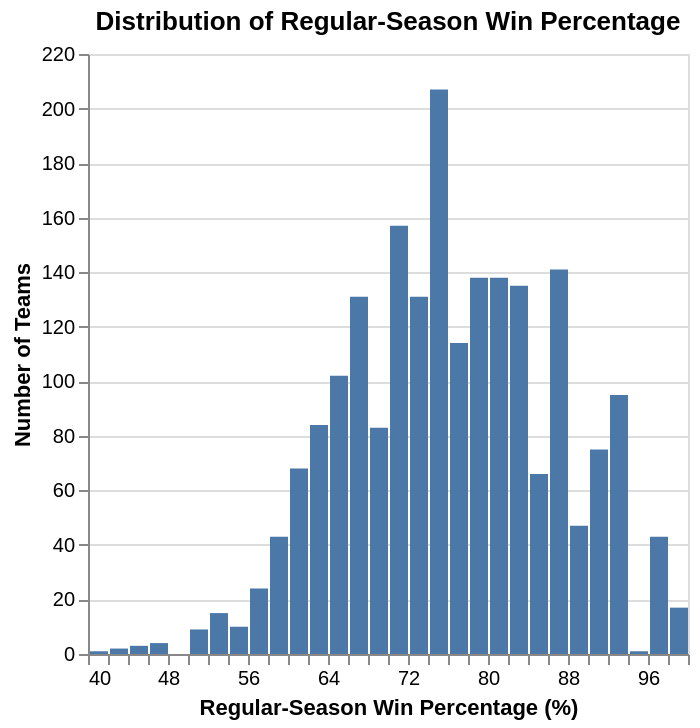

Write notebook code for a chart like this one.
### Markdown cell above
<div style="background-color: #f0f0f0; padding: 10px;">
    
#### Task 4.4: Plot the distribution of two relevant variables in the raw data (4 points)

- Use `altair` to plot the distribution of one of the numeric variables in your tidied data set.

- Use `altair` to create a visualization showing the relative proportions of each category/level for one of categorical variable in your tidied data set. 

- Clearly label the variable that is being plotted in each plot.

*Notes:* 
- *Be sure the output is as clear as possible, provide an English title along with readable x and y column names*

- *You may also add more code cells to this section*

</div>

### Code cell
import altair as alt

reg_pct_hist = alt.Chart(
    march_madness,
    title="Distribution of Regular-Season Win Percentage"
).mark_bar().encode(
    x = alt.X("reg_wins_pct").bin(maxbins=30).title("Regular-Season Win Percentage (%)"),
    y = alt.Y("count()").title("Number of Teams"),
)
reg_pct_hist

### Figure 1 — Vega-Lite specification as saved in the notebook (floating-point values rounded to 4 significant figures; data arrays with more than 128 entries replaced by an {"elided": "..."} marker saying what was removed)
{"config": {"view": {"continuousWidth": 300, "continuousHeight": 300}}, "data": {"name": "data-a1e59a72e69d3be494a22e1662e06158"}, "mark": {"type": "bar"}, "encoding": {"x": {"bin": {"maxbins": 30}, "field": "reg_wins_pct", "title": "Regular-Season Win Percentage (%)", "type": "quantitative"}, "y": {"aggregate": "count", "title": "Number of Teams", "type": "quantitative"}}, "title": "Distribution of Regular-Season Win Percentage", "$schema": "https://vega.github.io/schema/vega-lite/v5.20.1.json", "datasets": {"data-a1e59a72e69d3be494a22e1662e06158": {"elided": "2084 records"}}}
